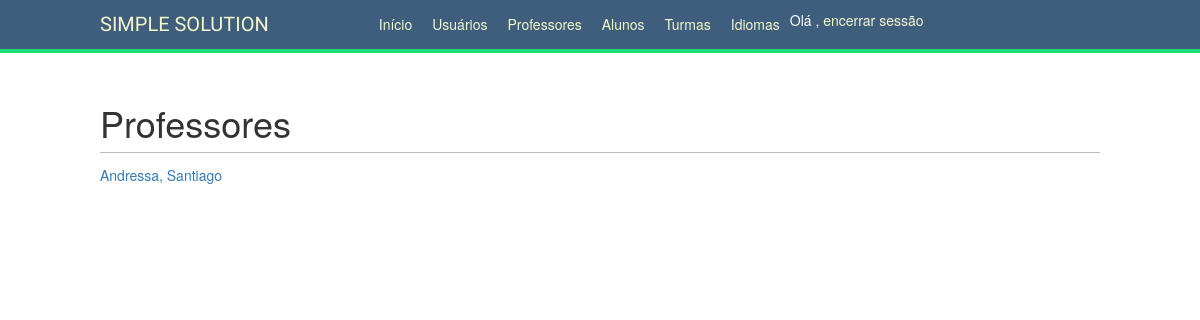
/school/professors/ (signed in), run on an earlier commit of the app's database.
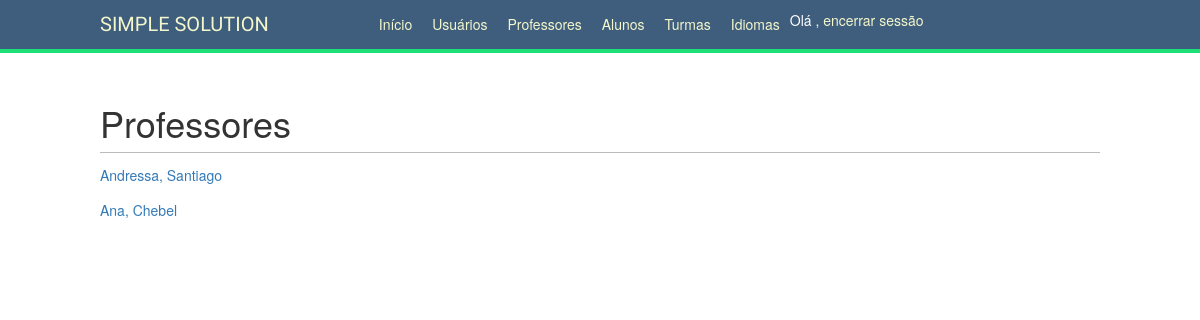
And on a later commit of the database.
### school/models.py (models this page shows, shortened)
class Professor(models.Model):
    profile = models.OneToOneField(Profile,
                                   on_delete=models.PROTECT,
                                   primary_key=True)
    code = models.CharField(max_length=25, blank=True)

### account/models.py (models this page shows)
class Profile(models.Model):
    PROFESSOR = 'PR'
    STUDENT = 'ST'
    ADMIN = 'AD'
    PROFILE_TYPE_CHOICES = (
        (PROFESSOR, 'Professor'),
        (STUDENT, 'Student'),
        (ADMIN, 'Admin')
    )
    user = models.OneToOneField(settings.AUTH_USER_MODEL, on_delete=models.PROTECT)
    date_of_birth = models.DateField(blank=True, null=True, help_text='mm/dd/yy')
    address = models.CharField(max_length=255, blank=True)
    phone = models.CharField(max_length=255, blank=True)
    created = models.DateTimeField(auto_now_add=True)
    profile_type = models.CharField(
        max_length=2,
        choices=PROFILE_TYPE_CHOICES,
    )
    def __str__(self):
        return '{}, {}'.format(self.user.first_name, self.user.last_name)

### school/views.py (the view)
@staff_member_required
def professor_list(request):
    professors = Professor.objects.all()
    return render(request, 'school/professors/list.html', {'section': 'professors',
                                                           'professors': professors})

### school/templates/school/professors/list.html (shortened to what this page needs)
{% extends "base.html" %}
{% block content %}
    <h1>Professores</h1>
    {% for professor in professors %}
        <div>
            <p class="title"><a href="{% url "professor_detail" professor.pk %}">{{ professor.profile }}</a></p>
        </div>
    {% endfor %}
{% endblock %}

### account/templates/base.html (shortened to what this page needs)
{% load staticfiles %}
<!DOCTYPE html>
<html>
<head>
    <link href="{% static "css/base.css" %}" rel="stylesheet">
	<link rel="stylesheet" href="//maxcdn.bootstrapcdn.com/bootstrap/3.2.0/css/bootstrap.min.css">
	<link rel="stylesheet" href="//maxcdn.bootstrapcdn.com/bootstrap/3.2.0/css/bootstrap-theme.min.css">
</head>
<body>
    <div id="header">
        <span class="logo">SIMPLE SOLUTION</span>
        {% if request.user.is_authenticated %}
        <ul class="menu">
            <li {% if section == "dashboard" %}class="selected"{% endif %}><a href="{% url "dashboard" %}">Início</a></li>
            {% if request.user.is_staff %}
                <li {% if section == "users" %}class="selected"{% endif %}><a href="{% url "users_list" %}">Usuários</a></li>
                <li {% if section == "professors" %}class="selected"{% endif %}><a href="{% url "professors_list" %}">Professores</a></li>
                <li {% if section == "students" %}class="selected"{% endif %}><a href="{% url "students_list" %}">Alunos</a></li>
                <li {% if section == "careers" %}class="selected"{% endif %}><a href="{% url "careers_list" %}">Turmas</a></li>
                <li {% if section == "subjects" %}class="selected"{% endif %}><a href="{% url "subjects_list" %}">Idiomas</a></li>
            {% endif %}
        </ul>
        {% endif %}
        <span class="user">
        {% if request.user.is_authenticated %}
            Olá {{ request.user.first_name }}, <a href="{% url "logout" %}">  encerrar sessão</a>
        {% else %}
            <a href="{% url "login" %}">Iniciar sessão</a>
        {% endif %}
        </span>
    </div>
    <div id="content">
        {% block content %}
        {% endblock %}
    </div>
</body>
</html>

### account/static/css/base.css (style rules this page uses)
body { margin:0; padding:0; font-family:helvetica, sans-VITRif; }
p { line-height: 1.8; }
a { color:#120a8f; text-decoration:none; }
h1, h2, h3, h4, h5 , h6 { font-family: 'Muli', sans-VITRif; font-weight:normal; }
h1 { border-bottom:1px solid #bbb; padding:0 0 10px 0; margin:10px 0 20px 0; }
#header { padding:10px 100px; font-size:14px; background:#3F5D7C; color:#fff; border-bottom:4px solid #1cdf78; overflow:auto; }
#header .logo { font-family: 'Muli', sans-VITRif; float:left; color:#f3f7cc; font-size:20px; margin-right:10%; }
#header ul.menu { list-style:none; float:left; margin:0; padding:0; }
#header ul.menu li { float:left; padding:4px 10px; }
#header a { color:#f3f7cc; }
#content { padding:30px 100px; }

What changed in the data, as far as the page shows it:
added Professor: profile "Ana, Chebel"
